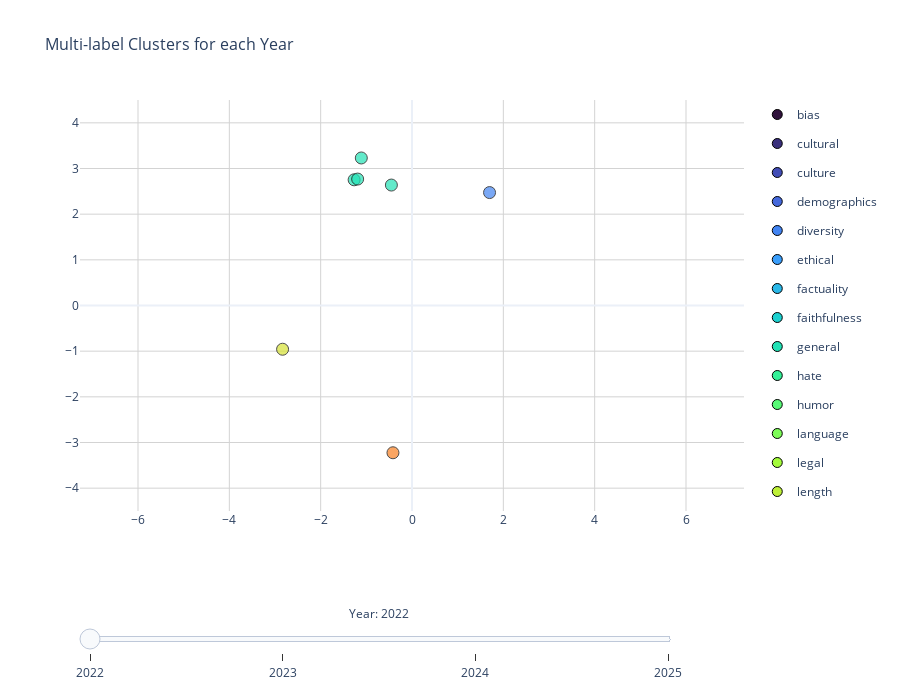

Notebook code cell kept with this figure:
### Code cell
# Create figure
slider_fig = go.Figure()

# Add invisible legend traces first
for label in unique_labels:
    slider_fig.add_trace(
        go.Scatter(
            x=[None],  # No actual data
            y=[None],
            mode='markers',
            marker=dict(
                size=10,
                color=label_colors[label],
                line=dict(color='black', width=1)
            ),
            legendgroup=label,
            showlegend=True,
            name=label
        )
    )

num_legend_traces = len(unique_labels)

# Add traces for each label and year combination
for year in unique_years:
    for label in unique_labels:
        indices = [i for i, lbls in enumerate(labels_list) if label in lbls and years[i] == year]
        
        if len(indices) > 0:
            cluster_points = positions[indices]
            
            # Create hover text
            hover_texts = []
            for i in indices:
                paper = "<br>".join(wrap(df.iloc[i]['title'], width=50))
                all_labels = ', '.join(labels_list[i])
                paper_id = df.iloc[i]['ID']
                hover_texts.append(f"Paper: {paper}<br>ID: {paper_id}<br>Subtopics: {all_labels}<br>Year: {year}")
            
            slider_fig.add_trace(
                go.Scatter(
                    x=cluster_points[:, 0],
                    y=cluster_points[:, 1],
                    mode='markers',
                    marker=dict(
                        size=12,
                        color=label_colors[label],
                        opacity=0.7,
                        line=dict(color='black', width=1)
                    ),
                    name=f'{label}',
                    legendgroup=label,
                    showlegend=False,  # Don't show in legend (using invisible traces)
                    hovertext=hover_texts,
                    hoverinfo='text',
                    visible=False  # Start with all hidden
                )
            )

# Create slider steps
steps = []

# Build visibility mapping for each year
trace_idx = num_legend_traces  # Start after legend traces
year_trace_map = {}  # Maps year to list of trace indices

for year in unique_years:
    year_trace_map[year] = []
    for label in unique_labels:
        indices = [i for i, lbls in enumerate(labels_list) if label in lbls and years[i] == year]
        if len(indices) > 0:
            year_trace_map[year].append(trace_idx)
            trace_idx += 1

# Add step for each year
for year in unique_years:
    # Create visibility array: legend traces always visible, data traces only for this year
    visible = [True] * num_legend_traces  # Legend traces always visible
    
    # Add visibility for all data traces
    total_data_traces = len(slider_fig.data) - num_legend_traces
    visible.extend([False] * total_data_traces)
    
    # Set visible=True only for this year's traces
    for trace_idx in year_trace_map[year]:
        visible[trace_idx] = True
    
    steps.append(dict(
        method="update",
        args=[{"visible": visible},
            #   {"title": f"Multi-label Clusters - Year {year}"}
        ],
        label=str(year)
    ))

if len(steps) > 0:
    first_step_visible = steps[0]['args'][0]['visible']
    for i, trace in enumerate(slider_fig.data):
        trace.visible = first_step_visible[i]

# # Add "All Years" as first step
# all_visible = [True] * len(slider_fig.data)
# steps.insert(0, dict(
#     method="update",
#     args=[{"visible": all_visible},
#           {"title": "Multi-label Clusters (All Years)"}],
#     label="All"
# ))

# Create slider
sliders = [dict(
    active=0,
    yanchor="top",
    y=-0.1,
    xanchor="left",
    x=0.0,
    currentvalue=dict(
        prefix="Year: ",
        visible=True,
        xanchor="center"
    ),
    pad=dict(b=10, t=50),
    len=0.9,
    steps=steps
)]

# Update layout with slider
slider_fig.update_layout(
    height=700,
    width=900,
    title_text="Multi-label Clusters for each Year",
    title_font_size=16,
    hovermode='closest',
    template='plotly_white',
    sliders=sliders,
    xaxis=dict(
        range=[-4.5, 4.5],
        title='',
        showgrid=True,
        gridcolor='lightgray'
    ),
    yaxis=dict(
        range=[-4.5, 4.5],
        title='',
        showgrid=True,
        gridcolor='lightgray',
        scaleanchor="x",
        scaleratio=1
    ),
    showlegend=True
)

slider_fig.show()
